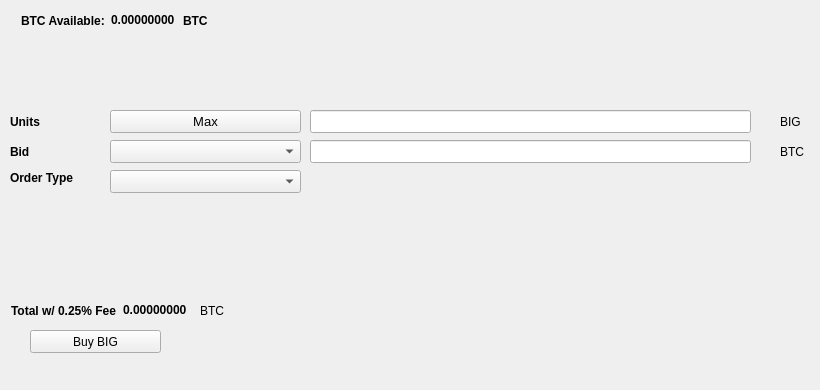
   <widget class="QWidget" name="BuyTab">
    <attribute name="title">
     <string>Buy</string>
    </attribute>
    <widget class="QPushButton" name="BuyBIG">
     <property name="geometry">
      <rect>
       <x>30</x>
       <y>330</y>
       <width>131</width>
       <height>23</height>
      </rect>
     </property>
     <property name="text">
      <string>Buy BIG</string>
     </property>
     <property name="icon">
      <iconset resource="../big.qrc">
       <normaloff>:/icons/bitcoin</normaloff>:/icons/bitcoin</iconset>
     </property>
    </widget>
    <widget class="QLabel" name="label_3">
     <property name="geometry">
      <rect>
       <x>10</x>
       <y>110</y>
       <width>46</width>
       <height>23</height>
      </rect>
     </property>
     <property name="font">
      <font>
       <weight>75</weight>
       <bold>true</bold>
      </font>
     </property>
     <property name="text">
      <string>Units</string>
     </property>
    </widget>
    <widget class="QLineEdit" name="UnitsInput">
     <property name="geometry">
      <rect>
       <x>310</x>
       <y>110</y>
       <width>441</width>
       <height>23</height>
      </rect>
     </property>
     <property name="font">
      <font>
       <pointsize>9</pointsize>
       <weight>75</weight>
       <bold>true</bold>
      </font>
     </property>
    </widget>
    <widget class="QLineEdit" name="BuyBidPriceEdit">
     <property name="geometry">
      <rect>
       <x>310</x>
       <y>140</y>
       <width>441</width>
       <height>23</height>
      </rect>
     </property>
     <property name="font">
      <font>
       <pointsize>9</pointsize>
       <weight>75</weight>
       <bold>true</bold>
      </font>
     </property>
    </widget>
    <widget class="QLabel" name="label_4">
     <property name="geometry">
      <rect>
       <x>780</x>
       <y>110</y>
       <width>31</width>
       <height>23</height>
      </rect>
     </property>
     <property name="text">
      <string>BIG</string>
     </property>
    </widget>
    <widget class="QLabel" name="label_5">
     <property name="geometry">
      <rect>
       <x>780</x>
       <y>140</y>
       <width>31</width>
       <height>23</height>
      </rect>
     </property>
     <property name="text">
      <string>BTC</string>
     </property>
    </widget>
    <widget class="QLabel" name="label_6">
     <property name="geometry">
      <rect>
       <x>10</x>
       <y>140</y>
       <width>46</width>
       <height>23</height>
      </rect>
     </property>
     <property name="font">
      <font>
       <weight>75</weight>
       <bold>true</bold>
      </font>
     </property>
     <property name="text">
      <string>Bid</string>
     </property>
    </widget>
    <widget class="QLabel" name="label_7">
     <property name="geometry">
      <rect>
       <x>10</x>
       <y>170</y>
       <width>91</width>
       <height>16</height>
      </rect>
     </property>
     <property name="font">
      <font>
       <weight>75</weight>
       <bold>true</bold>
      </font>
     </property>
     <property name="text">
      <string>Order Type</string>
     </property>
    </widget>
    <widget class="QPushButton" name="Buy_Max_Amount">
     <property name="geometry">
      <rect>
       <x>110</x>
       <y>110</y>
       <width>191</width>
       <height>23</height>
      </rect>
     </property>
     <property name="font">
      <font>
       <pointsize>10</pointsize>
      </font>
     </property>
     <property name="text">
      <string>Max</string>
     </property>
    </widget>
    <widget class="QComboBox" name="BuyBidcomboBox">
     <property name="geometry">
      <rect>
       <x>110</x>
       <y>140</y>
       <width>191</width>
       <height>23</height>
      </rect>
     </property>
     <property name="font">
      <font>
       <pointsize>10</pointsize>
      </font>
     </property>
    </widget>
    <widget class="QComboBox" name="buyOrdertypeCombo">
     <property name="geometry">
      <rect>
       <x>110</x>
       <y>170</y>
       <width>191</width>
       <height>23</height>
      </rect>
     </property>
     <property name="font">
      <font>
       <pointsize>10</pointsize>
      </font>
     </property>
    </widget>
    <widget class="QWidget" name="layoutWidget1">
     <property name="geometry">
      <rect>
       <x>21</x>
       <y>11</y>
       <width>227</width>
       <height>19</height>
      </rect>
     </property>
     <layout class="QHBoxLayout" name="horizontalLayout_3">
      <item>
       <widget class="QLabel" name="label232">
        <property name="font">
         <font>
          <weight>75</weight>
          <bold>true</bold>
         </font>
        </property>
        <property name="text">
         <string>BTC Available:</string>
        </property>
       </widget>
      </item>
      <item>
       <widget class="QLabel" name="BtcAvailableLbl">
        <property name="palette">
         <palette>
          <active>
           <colorrole role="WindowText">
            <brush brushstyle="SolidPattern">
             <color alpha="255">
              <red>0</red>
              <green>0</green>
              <blue>0</blue>
             </color>
            </brush>
           </colorrole>
           <colorrole role="Button">
            <brush brushstyle="SolidPattern">
             <color alpha="255">
              <red>0</red>
              <green>170</green>
              <blue>0</blue>
             </color>
            </brush>
           </colorrole>
           <colorrole role="Light">
            <brush brushstyle="SolidPattern">
             <color alpha="255">
              <red>0</red>
              <green>255</green>
              <blue>0</blue>
             </color>
            </brush>
           </colorrole>
           <colorrole role="Midlight">
            <brush brushstyle="SolidPattern">
             <color alpha="255">
              <red>0</red>
              <green>212</green>
              <blue>0</blue>
             </color>
            </brush>
           </colorrole>
           <colorrole role="Dark">
            <brush brushstyle="SolidPattern">
             <color alpha="255">
              <red>0</red>
              <green>85</green>
              <blue>0</blue>
             </color>
            </brush>
           </colorrole>
           <colorrole role="Mid">
            <brush brushstyle="SolidPattern">
             <color alpha="255">
              <red>0</red>
              <green>113</green>
              <blue>0</blue>
             </color>
            </brush>
           </colorrole>
           <colorrole role="Text">
            <brush brushstyle="SolidPattern">
             <color alpha="255">
              <red>0</red>
              <green>170</green>
              <blue>0</blue>
             </color>
            </brush>
           </colorrole>
           <colorrole role="BrightText">
            <brush brushstyle="SolidPattern">
             <color alpha="255">
              <red>255</red>
              <green>255</green>
              <blue>255</blue>
             </color>
            </brush>
           </colorrole>
           <colorrole role="ButtonText">
            <brush brushstyle="SolidPattern">
             <color alpha="255">
              <red>0</red>
              <green>0</green>
              <blue>0</blue>
             </color>
            </brush>
           </colorrole>
           <colorrole role="Base">
            <brush brushstyle="SolidPattern">
             <color alpha="255">
              <red>255</red>
              <green>255</green>
              <blue>255</blue>
             </color>
            </brush>
           </colorrole>
           <colorrole role="Window">
            <brush brushstyle="SolidPattern">
             <color alpha="255">
              <red>0</red>
              <green>170</green>
              <blue>0</blue>
             </color>
            </brush>
           </colorrole>
           <colorrole role="Shadow">
            <brush brushstyle="SolidPattern">
             <color alpha="255">
              <red>0</red>
              <green>0</green>
              <blue>0</blue>
             </color>
            </brush>
           </colorrole>
           <colorrole role="AlternateBase">
            <brush brushstyle="SolidPattern">
             <color alpha="255">
              <red>127</red>
              <green>212</green>
              <blue>127</blue>
             </color>
            </brush>
           </colorrole>
           <colorrole role="ToolTipBase">
            <brush brushstyle="SolidPattern">
             <color alpha="255">
              <red>255</red>
              <green>255</green>
              <blue>220</blue>
             </color>
            </brush>
           </colorrole>
           <colorrole role="ToolTipText">
            <brush brushstyle="SolidPattern">
             <color alpha="255">
              <red>0</red>
              <green>0</green>
              <blue>0</blue>
             </color>
            </brush>
           </colorrole>
          </active>
          <inactive>
           <colorrole role="WindowText">
            <brush brushstyle="SolidPattern">
             <color alpha="255">
              <red>0</red>
              <green>0</green>
              <blue>0</blue>
             </color>
            </brush>
           </colorrole>
           <colorrole role="Button">
            <brush brushstyle="SolidPattern">
             <color alpha="255">
              <red>0</red>
              <green>170</green>
              <blue>0</blue>
             </color>
            </brush>
           </colorrole>
           <colorrole role="Light">
            <brush brushstyle="SolidPattern">
             <color alpha="255">
              <red>0</red>
              <green>255</green>
              <blue>0</blue>
             </color>
            </brush>
           </colorrole>
           <colorrole role="Midlight">
            <brush brushstyle="SolidPattern">
             <color alpha="255">
              <red>0</red>
              <green>212</green>
              <blue>0</blue>
             </color>
            </brush>
           </colorrole>
           <colorrole role="Dark">
            <brush brushstyle="SolidPattern">
             <color alpha="255">
              <red>0</red>
              <green>85</green>
              <blue>0</blue>
             </color>
            </brush>
           </colorrole>
           <colorrole role="Mid">
            <brush brushstyle="SolidPattern">
             <color alpha="255">
              <red>0</red>
              <green>113</green>
              <blue>0</blue>
             </color>
            </brush>
           </colorrole>
           <colorrole role="Text">
            <brush brushstyle="SolidPattern">
             <color alpha="255">
              <red>0</red>
              <green>170</green>
              <blue>0</blue>
             </color>
            </brush>
           </colorrole>
           <colorrole role="BrightText">
            <brush brushstyle="SolidPattern">
             <color alpha="255">
              <red>255</red>
              <green>255</green>
              <blue>255</blue>
             </color>
            </brush>
           </colorrole>
           <colorrole role="ButtonText">
            <brush brushstyle="SolidPattern">
             <color alpha="255">
              <red>0</red>
              <green>0</green>
              <blue>0</blue>
             </color>
            </brush>
           </colorrole>
           <colorrole role="Base">
            <brush brushstyle="SolidPattern">
             <color alpha="255">
              <red>255</red>
              <green>255</green>
              <blue>255</blue>
             </color>
            </brush>
           </colorrole>
           <colorrole role="Window">
            <brush brushstyle="SolidPattern">
             <color alpha="255">
              <red>0</red>
              <green>170</green>
              <blue>0</blue>
             </color>
            </brush>
           </colorrole>
           <colorrole role="Shadow">
            <brush brushstyle="SolidPattern">
             <color alpha="255">
              <red>0</red>
              <green>0</green>
              <blue>0</blue>
             </color>
            </brush>
           </colorrole>
           <colorrole role="AlternateBase">
            <brush brushstyle="SolidPattern">
             <color alpha="255">
              <red>127</red>
              <green>212</green>
              <blue>127</blue>
             </color>
            </brush>
           </colorrole>
           <colorrole role="ToolTipBase">
            <brush brushstyle="SolidPattern">
             <color alpha="255">
              <red>255</red>
              <green>255</green>
              <blue>220</blue>
             </color>
            </brush>
           </colorrole>
           <colorrole role="ToolTipText">
            <brush brushstyle="SolidPattern">
             <color alpha="255">
              <red>0</red>
              <green>0</green>
              <blue>0</blue>
             </color>
            </brush>
           </colorrole>
          </inactive>
          <disabled>
           <colorrole role="WindowText">
            <brush brushstyle="SolidPattern">
             <color alpha="255">
              <red>0</red>
              <green>85</green>
              <blue>0</blue>
             </color>
            </brush>
           </colorrole>
           <colorrole role="Button">
            <brush brushstyle="SolidPattern">
             <color alpha="255">
              <red>0</red>
              <green>170</green>
              <blue>0</blue>
             </color>
            </brush>
           </colorrole>
           <colorrole role="Light">
            <brush brushstyle="SolidPattern">
             <color alpha="255">
              <red>0</red>
              <green>255</green>
              <blue>0</blue>
             </color>
            </brush>
           </colorrole>
           <colorrole role="Midlight">
            <brush brushstyle="SolidPattern">
             <color alpha="255">
              <red>0</red>
              <green>212</green>
              <blue>0</blue>
             </color>
            </brush>
           </colorrole>
           <colorrole role="Dark">
            <brush brushstyle="SolidPattern">
             <color alpha="255">
              <red>0</red>
              <green>85</green>
              <blue>0</blue>
             </color>
            </brush>
           </colorrole>
           <colorrole role="Mid">
            <brush brushstyle="SolidPattern">
             <color alpha="255">
              <red>0</red>
              <green>113</green>
              <blue>0</blue>
             </color>
            </brush>
           </colorrole>
           <colorrole role="Text">
            <brush brushstyle="SolidPattern">
             <color alpha="255">
              <red>0</red>
              <green>85</green>
              <blue>0</blue>
             </color>
            </brush>
           </colorrole>
           <colorrole role="BrightText">
            <brush brushstyle="SolidPattern">
             <color alpha="255">
              <red>255</red>
              <green>255</green>
              <blue>255</blue>
             </color>
            </brush>
           </colorrole>
           <colorrole role="ButtonText">
            <brush brushstyle="SolidPattern">
             <color alpha="255">
              <red>0</red>
              <green>85</green>
              <blue>0</blue>
             </color>
            </brush>
           </colorrole>
           <colorrole role="Base">
            <brush brushstyle="SolidPattern">
             <color alpha="255">
              <red>0</red>
              <green>170</green>
              <blue>0</blue>
             </color>
            </brush>
           </colorrole>
           <colorrole role="Window">
            <brush brushstyle="SolidPattern">
             <color alpha="255">
              <red>0</red>
              <green>170</green>
              <blue>0</blue>
             </color>
            </brush>
           </colorrole>
           <colorrole role="Shadow">
            <brush brushstyle="SolidPattern">
             <color alpha="255">
              <red>0</red>
              <green>0</green>
              <blue>0</blue>
             </color>
            </brush>
           </colorrole>
           <colorrole role="AlternateBase">
            <brush brushstyle="SolidPattern">
             <color alpha="255">
              <red>0</red>
              <green>170</green>
              <blue>0</blue>
             </color>
            </brush>
           </colorrole>
           <colorrole role="ToolTipBase">
            <brush brushstyle="SolidPattern">
             <color alpha="255">
              <red>255</red>
              <green>255</green>
              <blue>220</blue>
             </color>
            </brush>
           </colorrole>
           <colorrole role="ToolTipText">
            <brush brushstyle="SolidPattern">
             <color alpha="255">
              <red>0</red>
              <green>0</green>
              <blue>0</blue>
             </color>
            </brush>
           </colorrole>
          </disabled>
         </palette>
        </property>
        <property name="font">
         <font>
          <weight>75</weight>
          <bold>true</bold>
         </font>
        </property>
        <property name="text">
         <string>0.00000000</string>
        </property>
        <property name="textInteractionFlags">
         <set>Qt::LinksAccessibleByMouse|Qt::TextSelectableByKeyboard|Qt::TextSelectableByMouse</set>
        </property>
       </widget>
      </item>
      <item>
       <widget class="QLabel" name="BtcAvailableLbl_2">
        <property name="font">
         <font>
          <weight>75</weight>
          <bold>true</bold>
         </font>
        </property>
        <property name="text">
         <string>BTC</string>
        </property>
       </widget>
      </item>
     </layout>
    </widget>
    <widget class="QWidget" name="layoutWidge2">
     <property name="geometry">
      <rect>
       <x>11</x>
       <y>301</y>
       <width>259</width>
       <height>19</height>
      </rect>
     </property>
     <layout class="QHBoxLayout" name="horizontalLayout_4">
      <item>
       <widget class="QLabel" name="label_9">
        <property name="font">
         <font>
          <weight>75</weight>
          <bold>true</bold>
         </font>
        </property>
        <property name="text">
         <string>Total w/ 0.25% Fee</string>
        </property>
       </widget>
      </item>
      <item>
       <widget class="QLabel" name="BuyCostLabel">
        <property name="palette">
         <palette>
          <active>
           <colorrole role="WindowText">
            <brush brushstyle="SolidPattern">
             <color alpha="255">
              <red>0</red>
              <green>0</green>
              <blue>0</blue>
             </color>
            </brush>
           </colorrole>
           <colorrole role="Button">
            <brush brushstyle="SolidPattern">
             <color alpha="255">
              <red>0</red>
              <green>170</green>
              <blue>0</blue>
             </color>
            </brush>
           </colorrole>
           <colorrole role="Light">
            <brush brushstyle="SolidPattern">
             <color alpha="255">
              <red>0</red>
              <green>255</green>
              <blue>0</blue>
             </color>
            </brush>
           </colorrole>
           <colorrole role="Midlight">
            <brush brushstyle="SolidPattern">
             <color alpha="255">
              <red>0</red>
              <green>212</green>
              <blue>0</blue>
             </color>
            </brush>
           </colorrole>
           <colorrole role="Dark">
            <brush brushstyle="SolidPattern">
             <color alpha="255">
              <red>0</red>
              <green>85</green>
              <blue>0</blue>
             </color>
            </brush>
           </colorrole>
           <colorrole role="Mid">
            <brush brushstyle="SolidPattern">
             <color alpha="255">
              <red>0</red>
              <green>113</green>
              <blue>0</blue>
             </color>
            </brush>
           </colorrole>
           <colorrole role="Text">
            <brush brushstyle="SolidPattern">
             <color alpha="255">
              <red>0</red>
              <green>170</green>
              <blue>0</blue>
             </color>
            </brush>
           </colorrole>
           <colorrole role="BrightText">
            <brush brushstyle="SolidPattern">
             <color alpha="255">
              <red>255</red>
              <green>255</green>
              <blue>255</blue>
             </color>
            </brush>
           </colorrole>
           <colorrole role="ButtonText">
            <brush brushstyle="SolidPattern">
             <color alpha="255">
              <red>0</red>
              <green>0</green>
              <blue>0</blue>
             </color>
            </brush>
           </colorrole>
           <colorrole role="Base">
            <brush brushstyle="SolidPattern">
             <color alpha="255">
              <red>255</red>
              <green>255</green>
              <blue>255</blue>
             </color>
            </brush>
           </colorrole>
           <colorrole role="Window">
            <brush brushstyle="SolidPattern">
             <color alpha="255">
              <red>0</red>
              <green>170</green>
              <blue>0</blue>
             </color>
            </brush>
           </colorrole>
           <colorrole role="Shadow">
            <brush brushstyle="SolidPattern">
             <color alpha="255">
              <red>0</red>
              <green>0</green>
              <blue>0</blue>
             </color>
            </brush>
           </colorrole>
           <colorrole role="AlternateBase">
            <brush brushstyle="SolidPattern">
             <color alpha="255">
              <red>127</red>
              <green>212</green>
              <blue>127</blue>
             </color>
            </brush>
           </colorrole>
           <colorrole role="ToolTipBase">
            <brush brushstyle="SolidPattern">
             <color alpha="255">
              <red>255</red>
              <green>255</green>
              <blue>220</blue>
             </color>
            </brush>
           </colorrole>
           <colorrole role="ToolTipText">
            <brush brushstyle="SolidPattern">
             <color alpha="255">
              <red>0</red>
              <green>0</green>
              <blue>0</blue>
             </color>
            </brush>
           </colorrole>
          </active>
          <inactive>
           <colorrole role="WindowText">
            <brush brushstyle="SolidPattern">
             <color alpha="255">
              <red>0</red>
              <green>0</green>
              <blue>0</blue>
             </color>
            </brush>
           </colorrole>
           <colorrole role="Button">
            <brush brushstyle="SolidPattern">
             <color alpha="255">
              <red>0</red>
              <green>170</green>
              <blue>0</blue>
             </color>
            </brush>
           </colorrole>
           <colorrole role="Light">
            <brush brushstyle="SolidPattern">
             <color alpha="255">
              <red>0</red>
              <green>255</green>
              <blue>0</blue>
             </color>
            </brush>
           </colorrole>
           <colorrole role="Midlight">
            <brush brushstyle="SolidPattern">
             <color alpha="255">
              <red>0</red>
              <green>212</green>
              <blue>0</blue>
             </color>
            </brush>
           </colorrole>
           <colorrole role="Dark">
            <brush brushstyle="SolidPattern">
             <color alpha="255">
              <red>0</red>
              <green>85</green>
              <blue>0</blue>
             </color>
            </brush>
           </colorrole>
           <colorrole role="Mid">
            <brush brushstyle="SolidPattern">
             <color alpha="255">
              <red>0</red>
              <green>113</green>
              <blue>0</blue>
             </color>
            </brush>
           </colorrole>
           <colorrole role="Text">
            <brush brushstyle="SolidPattern">
             <color alpha="255">
              <red>0</red>
              <green>170</green>
              <blue>0</blue>
             </color>
            </brush>
           </colorrole>
           <colorrole role="BrightText">
            <brush brushstyle="SolidPattern">
             <color alpha="255">
              <red>255</red>
              <green>255</green>
              <blue>255</blue>
             </color>
            </brush>
           </colorrole>
           <colorrole role="ButtonText">
            <brush brushstyle="SolidPattern">
             <color alpha="255">
              <red>0</red>
              <green>0</green>
              <blue>0</blue>
             </color>
            </brush>
           </colorrole>
           <colorrole role="Base">
            <brush brushstyle="SolidPattern">
             <color alpha="255">
              <red>255</red>
              <green>255</green>
              <blue>255</blue>
             </color>
            </brush>
           </colorrole>
           <colorrole role="Window">
            <brush brushstyle="SolidPattern">
             <color alpha="255">
              <red>0</red>
              <green>170</green>
              <blue>0</blue>
             </color>
            </brush>
           </colorrole>
           <colorrole role="Shadow">
            <brush brushstyle="SolidPattern">
             <color alpha="255">
              <red>0</red>
              <green>0</green>
              <blue>0</blue>
             </color>
            </brush>
           </colorrole>
           <colorrole role="AlternateBase">
            <brush brushstyle="SolidPattern">
             <color alpha="255">
              <red>127</red>
              <green>212</green>
              <blue>127</blue>
             </color>
            </brush>
           </colorrole>
           <colorrole role="ToolTipBase">
            <brush brushstyle="SolidPattern">
             <color alpha="255">
              <red>255</red>
              <green>255</green>
              <blue>220</blue>
             </color>
            </brush>
           </colorrole>
           <colorrole role="ToolTipText">
            <brush brushstyle="SolidPattern">
             <color alpha="255">
              <red>0</red>
              <green>0</green>
              <blue>0</blue>
             </color>
            </brush>
           </colorrole>
          </inactive>
          <disabled>
           <colorrole role="WindowText">
            <brush brushstyle="SolidPattern">
             <color alpha="255">
              <red>0</red>
              <green>85</green>
              <blue>0</blue>
             </color>
            </brush>
           </colorrole>
           <colorrole role="Button">
            <brush brushstyle="SolidPattern">
             <color alpha="255">
              <red>0</red>
              <green>170</green>
              <blue>0</blue>
             </color>
            </brush>
           </colorrole>
           <colorrole role="Light">
            <brush brushstyle="SolidPattern">
             <color alpha="255">
              <red>0</red>
              <green>255</green>
              <blue>0</blue>
             </color>
            </brush>
           </colorrole>
           <colorrole role="Midlight">
            <brush brushstyle="SolidPattern">
             <color alpha="255">
              <red>0</red>
              <green>212</green>
              <blue>0</blue>
             </color>
            </brush>
           </colorrole>
           <colorrole role="Dark">
            <brush brushstyle="SolidPattern">
             <color alpha="255">
              <red>0</red>
              <green>85</green>
              <blue>0</blue>
             </color>
            </brush>
           </colorrole>
           <colorrole role="Mid">
            <brush brushstyle="SolidPattern">
             <color alpha="255">
              <red>0</red>
              <green>113</green>
              <blue>0</blue>
             </color>
            </brush>
           </colorrole>
           <colorrole role="Text">
            <brush brushstyle="SolidPattern">
             <color alpha="255">
              <red>0</red>
              <green>85</green>
              <blue>0</blue>
             </color>
            </brush>
           </colorrole>
           <colorrole role="BrightText">
            <brush brushstyle="SolidPattern">
             <color alpha="255">
              <red>255</red>
              <green>255</green>
              <blue>255</blue>
             </color>
            </brush>
           </colorrole>
           <colorrole role="ButtonText">
            <brush brushstyle="SolidPattern">
             <color alpha="255">
              <red>0</red>
              <green>85</green>
              <blue>0</blue>
             </color>
            </brush>
           </colorrole>
           <colorrole role="Base">
            <brush brushstyle="SolidPattern">
             <color alpha="255">
              <red>0</red>
              <green>170</green>
              <blue>0</blue>
             </color>
            </brush>
           </colorrole>
           <colorrole role="Window">
            <brush brushstyle="SolidPattern">
             <color alpha="255">
              <red>0</red>
              <green>170</green>
              <blue>0</blue>
             </color>
            </brush>
           </colorrole>
           <colorrole role="Shadow">
            <brush brushstyle="SolidPattern">
             <color alpha="255">
              <red>0</red>
              <green>0</green>
              <blue>0</blue>
             </color>
            </brush>
           </colorrole>
           <colorrole role="AlternateBase">
            <brush brushstyle="SolidPattern">
             <color alpha="255">
              <red>0</red>
              <green>170</green>
              <blue>0</blue>
             </color>
            </brush>
           </colorrole>
           <colorrole role="ToolTipBase">
            <brush brushstyle="SolidPattern">
             <color alpha="255">
              <red>255</red>
              <green>255</green>
              <blue>220</blue>
             </color>
            </brush>
           </colorrole>
           <colorrole role="ToolTipText">
            <brush brushstyle="SolidPattern">
             <color alpha="255">
              <red>0</red>
              <green>0</green>
              <blue>0</blue>
             </color>
            </brush>
           </colorrole>
          </disabled>
         </palette>
        </property>
        <property name="font">
         <font>
          <weight>75</weight>
          <bold>true</bold>
         </font>
        </property>
        <property name="autoFillBackground">
         <bool>false</bool>
        </property>
        <property name="text">
         <string>0.00000000</string>
        </property>
        <property name="textInteractionFlags">
         <set>Qt::LinksAccessibleByMouse|Qt::TextSelectableByMouse</set>
        </property>
       </widget>
      </item>
      <item>
       <widget class="QLabel" name="label_10">
        <property name="font">
         <font>
          <weight>50</weight>
          <bold>false</bold>
         </font>
        </property>
        <property name="text">
         <string>BTC</string>
        </property>
       </widget>
      </item>
     </layout>
    </widget>
    <widget class="QLabel" name="label_24">
     <property name="geometry">
      <rect>
       <x>460</x>
       <y>300</y>
       <width>281</width>
       <height>81</height>
      </rect>
     </property>
     <property name="text">
      <string/>
     </property>
     <property name="pixmap">
      <pixmap>:/images/bittrex</pixmap>
     </property>
    </widget>
   </widget>
